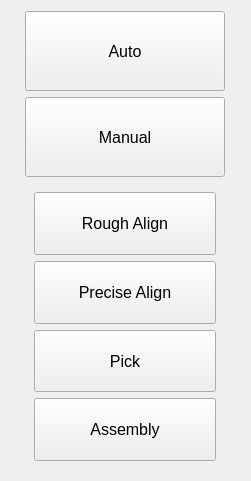
        <widget class="QWidget" name="HamburgerMenuInMainPageOptions" native="true">
         <property name="geometry">
          <rect>
           <x>740</x>
           <y>110</y>
           <width>251</width>
           <height>481</height>
          </rect>
         </property>
         <property name="sizePolicy">
          <sizepolicy hsizetype="Preferred" vsizetype="Maximum">
           <horstretch>0</horstretch>
           <verstretch>0</verstretch>
          </sizepolicy>
         </property>
         <layout class="QGridLayout" name="gridLayout_7">
          <item row="0" column="0">
           <widget class="QPushButton" name="AutoButtonOption">
            <property name="sizePolicy">
             <sizepolicy hsizetype="Fixed" vsizetype="Fixed">
              <horstretch>0</horstretch>
              <verstretch>0</verstretch>
             </sizepolicy>
            </property>
            <property name="minimumSize">
             <size>
              <width>200</width>
              <height>80</height>
             </size>
            </property>
            <property name="font">
             <font>
              <pointsize>12</pointsize>
             </font>
            </property>
            <property name="styleSheet">
             <string notr="true"/>
            </property>
            <property name="text">
             <string>Auto</string>
            </property>
            <property name="checkable">
             <bool>false</bool>
            </property>
           </widget>
          </item>
          <item row="1" column="0">
           <widget class="QPushButton" name="ManualButton">
            <property name="enabled">
             <bool>true</bool>
            </property>
            <property name="sizePolicy">
             <sizepolicy hsizetype="Fixed" vsizetype="Fixed">
              <horstretch>0</horstretch>
              <verstretch>0</verstretch>
             </sizepolicy>
            </property>
            <property name="minimumSize">
             <size>
              <width>200</width>
              <height>80</height>
             </size>
            </property>
            <property name="font">
             <font>
              <pointsize>12</pointsize>
             </font>
            </property>
            <property name="styleSheet">
             <string notr="true"/>
            </property>
            <property name="text">
             <string>Manual</string>
            </property>
            <property name="checkable">
             <bool>false</bool>
            </property>
           </widget>
          </item>
          <item row="2" column="0">
           <widget class="QWidget" name="ManualOptionsWidget" native="true">
            <property name="sizePolicy">
             <sizepolicy hsizetype="Minimum" vsizetype="Preferred">
              <horstretch>0</horstretch>
              <verstretch>0</verstretch>
             </sizepolicy>
            </property>
            <property name="styleSheet">
             <string notr="true">padding: 20px;</string>
            </property>
            <layout class="QVBoxLayout" name="verticalLayout_24">
             <property name="leftMargin">
              <number>9</number>
             </property>
             <item>
              <widget class="QPushButton" name="RoughAlignButton">
               <property name="sizePolicy">
                <sizepolicy hsizetype="Preferred" vsizetype="Preferred">
                 <horstretch>0</horstretch>
                 <verstretch>0</verstretch>
                </sizepolicy>
               </property>
               <property name="font">
                <font>
                 <pointsize>12</pointsize>
                </font>
               </property>
               <property name="styleSheet">
                <string notr="true"/>
               </property>
               <property name="text">
                <string>Rough Align</string>
               </property>
               <property name="checkable">
                <bool>false</bool>
               </property>
              </widget>
             </item>
             <item>
              <widget class="QPushButton" name="PreciseAlignButton">
               <property name="sizePolicy">
                <sizepolicy hsizetype="Preferred" vsizetype="Preferred">
                 <horstretch>0</horstretch>
                 <verstretch>0</verstretch>
                </sizepolicy>
               </property>
               <property name="font">
                <font>
                 <pointsize>12</pointsize>
                </font>
               </property>
               <property name="styleSheet">
                <string notr="true"/>
               </property>
               <property name="text">
                <string>Precise Align</string>
               </property>
               <property name="checkable">
                <bool>false</bool>
               </property>
              </widget>
             </item>
             <item>
              <widget class="QPushButton" name="PickButton">
               <property name="sizePolicy">
                <sizepolicy hsizetype="Preferred" vsizetype="Preferred">
                 <horstretch>0</horstretch>
                 <verstretch>0</verstretch>
                </sizepolicy>
               </property>
               <property name="font">
                <font>
                 <pointsize>12</pointsize>
                </font>
               </property>
               <property name="styleSheet">
                <string notr="true"/>
               </property>
               <property name="text">
                <string>Pick</string>
               </property>
               <property name="checkable">
                <bool>false</bool>
               </property>
              </widget>
             </item>
             <item>
              <widget class="QPushButton" name="AssemblyButton">
               <property name="sizePolicy">
                <sizepolicy hsizetype="Preferred" vsizetype="Preferred">
                 <horstretch>0</horstretch>
                 <verstretch>0</verstretch>
                </sizepolicy>
               </property>
               <property name="font">
                <font>
                 <pointsize>12</pointsize>
                </font>
               </property>
               <property name="styleSheet">
                <string notr="true"/>
               </property>
               <property name="text">
                <string>Assembly</string>
               </property>
               <property name="checkable">
                <bool>false</bool>
               </property>
              </widget>
             </item>
            </layout>
           </widget>
          </item>
         </layout>
        </widget>
